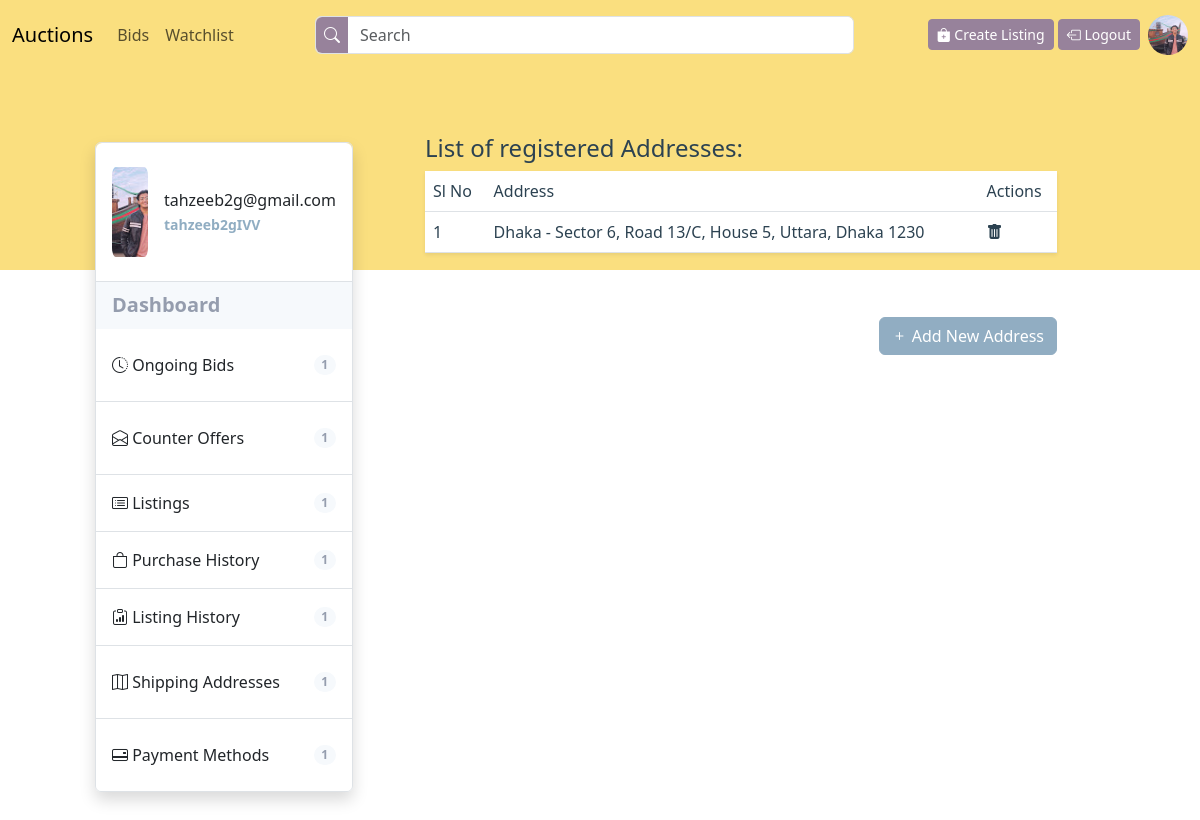
Page /users/shipping-addresses (signed in) on the committed database.
### users/models.py (models this page shows, shortened)
class User(AbstractUser):
    email = models.EmailField(unique=True)
    watchlist = models.ManyToManyField(
        'auctions.Listing', null=True, blank=True)
    is_oauth_registered = models.BooleanField(default=False)
    display_picture = models.ImageField(
        upload_to='display-pictures/', max_length=250, default='display-pictures/default-dp.png')
    email_verification_token = models.CharField(
        max_length=200, null=True, blank=True)
    forget_password_token = models.CharField(
        max_length=200, null=True, blank=True)
    previous_email = models.EmailField(null=True, default=None)

class Address(models.Model):
    class City(models.TextChoices):
        DHAKA = 'D', _('Dhaka')
        CHITTAGONG = 'C', _('Chittagong')
        RAJSHAHI = 'R', _('Rajshahi')
        KHULNA = 'K', _('Khulna')
        BARISAL = 'B', _('Barisal')
        SYLHET = 'S', _('Sylhet')
        RANGPUR = 'RG', _('Rangpur')
        MYMENSING = 'M', _('Mymensing')
    user = models.ForeignKey(User, on_delete=models.CASCADE)
    address_line_1 = models.CharField(max_length=500)
    address_line_2 = models.CharField(max_length=500)
    city = models.CharField(
        max_length=256, choices=City.choices, default=City.DHAKA)
    def __str__(self):
        return f"{self.get_city_display()} - {self.address_line_1}, {self.address_line_2}"

### users/views.py (the view)
# urls.py: path('shipping-addresses', views.view_shipping_address,
@login_required(login_url=settings.LOGIN_URL)
def view_shipping_address(request):
    addresses = Address.objects.filter(user=request.user)
    return render(request, 'users/shipping-addresses.html',
                  {'addresses': addresses}
                  )

### users/templates/users/shipping-addresses.html
{% extends "users/profile-layout.html" %}
{% block child%}
<h4 class="header-4 user-pages-header">List of registered Addresses:</h4>
<table class="table table-hover shadow-sm" id="shipping-address-table">
    <thead class="align-top table-header">
        <tr>
            <th scope="col">Sl No</th>
            <th scope="col">Address</th>
            <th scope="col">Actions</th>
        </tr>
    </thead>
    <tbody>
        {% for address in addresses%}
        <tr class="lead fs-6 align-middle">
            <td>{{forloop.counter}}</td>
            <td>{{address}}</td>
            <td><a onclick="confirmShippingAddressDelete({{ address.id }})"><i class="bi bi-trash-fill"></i></a></td>
        </tr>
        {% endfor %}
    </tbody>
</table>
<a class="btn btn-primary float-end mt-5" href="{% url 'add_shipping_address' %}"><i class="bi bi-plus"></i> Add New
    Address</a>
{% endblock child %}

### users/templates/users/profile-layout.html (shortened to what this page needs)
{% extends "auctions/layout.html" %}
{% block body %}
<div class="container-fluid p-5 overlap-container">
    <div class="row align-items-start justify-content-center">
        <div class="col-xl-3 col-12 mt-xl-4 mt-4">
            <ul class="list-group list-group-flush border rounded shadow">
                <li class="list-group-item d-flex justify-content-start align-items-center py-4 border-none">
                    <img src="{{user.display_picture.url}}" class="thumbnail-image">
                    <div class="ms-3 fw-medium">
                        {{request.user.email}}
                        <br>
                        <small class="fw-bold highlighted-text">{{request.user.username}}</small>
                    </div>
                </li>
                <li class="list-group-item list-bg d-flex justify-content-between align-items-center fw-bold lead">
                    Dashboard
                </li>
                <li class="list-group-item list">
                    <a class="d-flex justify-content-between align-items-center lead py-3 fs-6"
                        href="{% url 'ongoing-bids' %}">
                        <span><i class="bi bi-clock-history"></i> Ongoing Bids</span>
                        <span class="badge badge-bd rounded-pill">1</span>
                    </a>
                </li>
                <li class="list-group-item list">
                    <a class="d-flex justify-content-between align-items-center lead py-3 fs-6"
                        href="{% url 'counter-offers' %}">
                        <span><i class="bi bi-envelope-open"></i> Counter Offers</span>
                        <span class="badge badge-bd rounded-pill">1</span>
                    </a>
                </li>
                <li class="list-group-item list d-flex justify-content-between align-items-center lead py-3 fs-6">
                    <span><i class="bi bi-card-list"></i> Listings </span>
                    <span class="badge badge-bd rounded-pill">1</span>
                </li>
                <li class="list-group-item list d-flex justify-content-between align-items-center lead py-3 fs-6">
                    <span><i class="bi bi-bag"></i> Purchase History</span>
                    <span class="badge badge-bd rounded-pill">1</span>
                </li>
                <li class="list-group-item list d-flex justify-content-between align-items-center lead py-3 fs-6">
                    <span><i class="bi bi-clipboard-data"></i> Listing History</span>
                    <span class="badge badge-bd rounded-pill">1</span>
                </li>
                <li class="list-group-item list">
                    <a class="d-flex justify-content-between align-items-center lead py-3 fs-6"
                        href="{% url 'view-shipping-address' %}">
                        <span><i class="bi bi-map"></i> Shipping Addresses</span>
                        <span class="badge badge-bd rounded-pill">1</span>
                    </a>
                </li>
                <li class="list-group-item list">
                    <a class="d-flex justify-content-between align-items-center lead py-3 fs-6"
                        href="{% url 'view-payment-methods' %}">
                        <span><i class="bi bi-credit-card-2-back"></i> Payment Methods</span>
                        <span class="badge badge-bd rounded-pill">1</span>
                    </a>
                </li>
            </ul>
        </div>
        <div class="col-xl-8 col-12 mt-xl-0 mt-5">
            <div class="px-xl-5 px-0 py-3" id="user-profile-content-container">
                {% block child %}
                {% endblock child%}
            </div>
        </div>
    </div>
</div>
{% endblock %}

### auctions/templates/auctions/layout.html (shortened to what this page needs)
{% load static %}
<!DOCTYPE html>
<html lang="en">
<head>
    <link href="https://cdn.jsdelivr.net/npm/bootstrap@5.3.2/dist/css/bootstrap.min.css" rel="stylesheet"
>
    <link href="{% static 'commerce/styles.css' %}" rel="stylesheet">
    <link rel="stylesheet" href="https://cdn.jsdelivr.net/npm/sweetalert2@11.0.19/dist/sweetalert2.min.css">
    <link rel="stylesheet" href="https://cdn.jsdelivr.net/npm/bootstrap-icons@1.11.2/font/bootstrap-icons.min.css">
</head>
<body>
    <nav class="navbar navbar-expand-lg sticky-top bg-background-tertiary" style="background-color: var(--nav);">
        <div class="container-fluid">
            <a class="navbar-brand" href="{% url 'index' %}">Auctions</a>
            <div class="collapse navbar-collapse" id="navbarSupportedContent">
                <ul class="navbar-nav me-auto mb-2 mb-lg-0">
                    {% if user.is_authenticated %}
                    <li class="nav-item">
                        <a class="nav-link" href="{% url 'user_bids' %}">Bids</a>
                    </li>
                    <li class="nav-item">
                        <a class="nav-link" href="{% url 'watchlist' %}">Watchlist</a>
                    </li>
                    {% endif %}
                </ul>
                <form class="d-flex w-50 me-auto my-2 form-control p-0" role="search" action="{% url 'search' %}"
                    menthod="POST">
                    <button type="submit" style="background-color: var(--custom-secondary); border-width: 0px;"
                        class="text-white rounded-start px-2"><i class="bi bi-search"></i>
                    </button>
                    <input class="form-control w-100 ms-0" type="search" placeholder="Search" aria-label="Search"
                        style="border-width: 0px;">
                </form>
                <div class="float-lg-end float-start">
                    <a class="btn btn-secondary btn-sm mt-1" href="{% url 'create-listing' %}"><i
                            class="bi bi-bag-plus-fill"></i>
                        Create Listing</a>
                    {% if user.is_authenticated %}
                    <a class="btn btn-secondary btn-sm mt-1" href="{% url 'logout' %}"><i
                            class="bi bi-box-arrow-left"></i>
                        Logout</a>
                    {% else %}
                    <a class="btn btn-secondary btn-sm mt-1" href="{% url 'login' %}"><i
                            class="bi bi-box-arrow-in-right"></i> Login</a>
                    <a class="btn btn-secondary btn-sm mt-1" href="{% url 'register' %}"><i
                            class="bi bi-person-plus-fill"></i> Register</a>
                    {% endif %}
                    {% if user.is_authenticated %}
                    <a class="ms-2 ali float-end" href="{% url 'profile' %}">
                        <div style="width: 40px; height: 40px; overflow: hidden; border-radius: 50%;">
                            <img src="{{user.display_picture.url}}"
                                style="height:100%; width: 100%; object-fit: cover;">
                        </div>
                    </a>
                </div>
                {% endif %}
            </div>
        </div>
    </nav>
    {% block body %}
    {% endblock %}
</body>
</html>

### commerce/static/commerce/styles.css (style rules this page uses)
:root { --custom-bg: #FADF7F; --nav: #FADF7F; --custom-danger: #D89A9E; --custom-success: #06908F; --custom-dark: #2C4251; --custom-primary: #91ADC2; --custom-secondary: #97829B; }
ul li a { color: inherit; text-decoration: none; }
tr td a { color: inherit; text-decoration: none; }
.overlap-container { margin-top: -200px; }
.user-pages-header { color: var(--custom-dark); }
th { font-weight: inherit; }
.table-header { font-weight: 300; }
.table>:not(caption)>*>* { color: inherit; }
.thumbnail-image { width: 90px; height: 90px; overflow: hidden; object-fit: cover; border-radius: 10%; }
.badge-bd { background-color: #F6F9FC; border-color: #F6F9FC; color: #959DAE; }
.list-bg { background-color: #F6F9FC; border-color: #F6F9FC; color: #959DAE; }
.highlighted-text { color: #90ADC2; }
.btn-primary { background-color: var(--custom-primary); border-color: var(--custom-primary); }
.btn-secondary { background-color: var(--custom-secondary); border-color: var(--custom-secondary); }
html, body { height: 100%; margin: 0; color: var(--custom-dark) }

### rows in the picture
User: display_picture (picture), user.email "tahzeeb2g@gmail.com", user.username "tahzeeb2gIVV"
Address: city+address_line_1+address_line_2 "Dhaka - Sector 6, Road 13/C, House 5, Uttara, Dhaka 1230"
